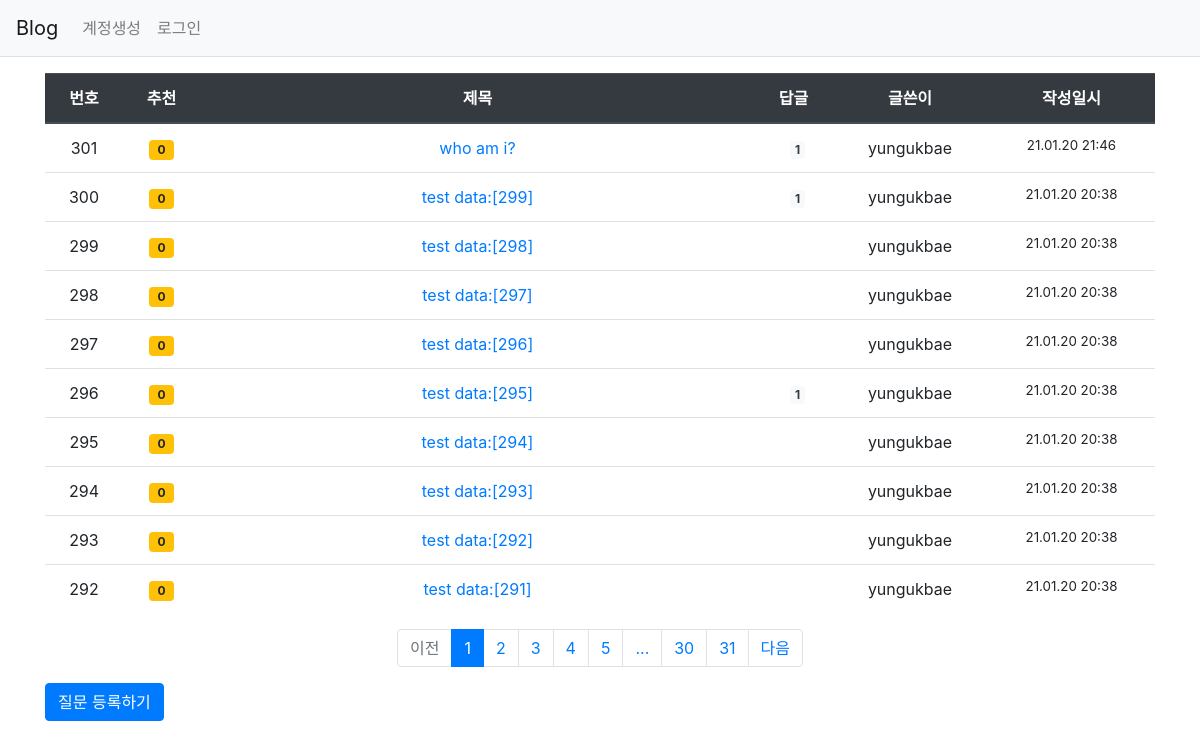
Page /question/list/ on the earlier database version.
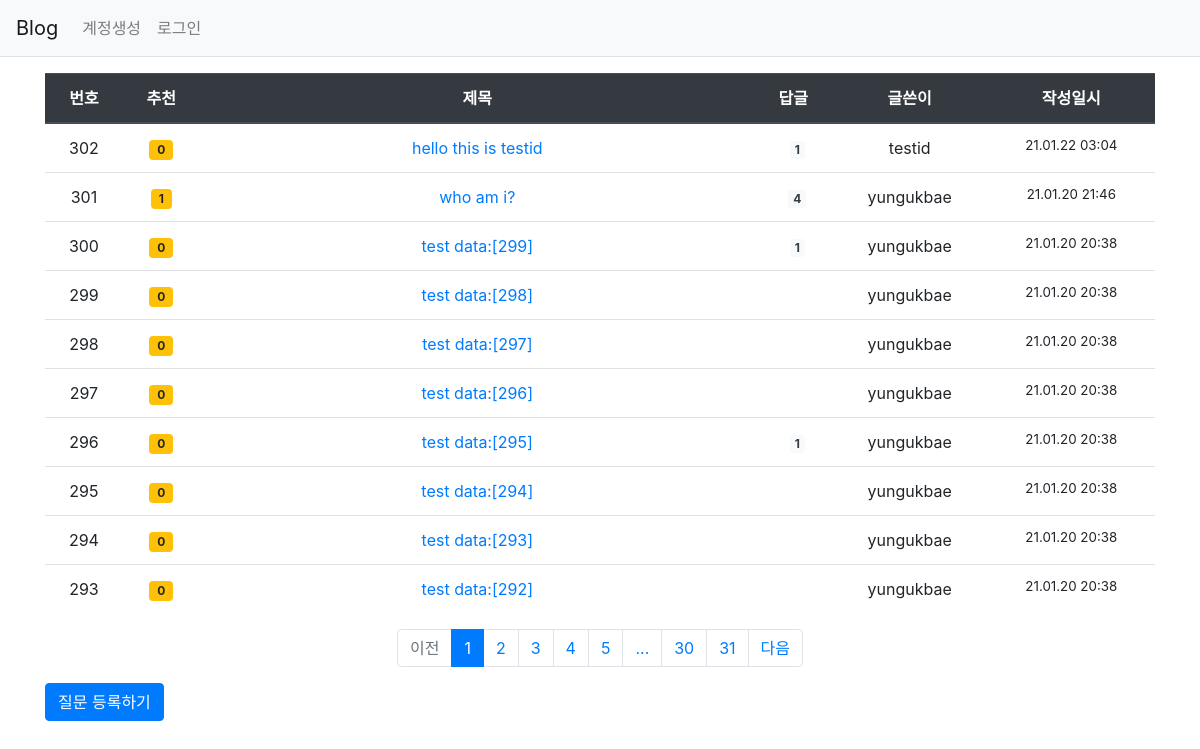
Same page on the later database version.
### pybo/models.py (models this page shows)
class Question(db.Model):
    id = db.Column(db.Integer, primary_key=True)
    subject = db.Column(db.String(200),nullable=False)
    content = db.Column(db.Text(),nullable=False)
    create_date = db.Column(db.DateTime(),nullable=False)
    user_id = db.Column(db.Integer, db.ForeignKey('user.id', ondelete='CASCADE'), nullable=False)
    user = db.relationship('User',backref=db.backref('question_set'))
    modify_date = db.Column(db.DateTime(), nullable=True)
    voter = db.relationship('User',secondary=question_voter, backref=db.backref('question_voter_set'))

class User(db.Model):
    id = db.Column(db.Integer, primary_key=True)
    username = db.Column(db.String(150), nullable=False)  #unique는 같은 값을 저장할 수 없다는 뜻이다.
    password = db.Column(db.String(200), nullable=False)
    email = db.Column(db.String(120),unique=True, nullable=False)

### pybo/views/question_views.py (the view)
@bp.route('/list/')
def _list():
    page = request.args.get('page',type=int, default=1 ) #페이지
    question_list = Question.query.order_by(Question.create_date.desc())
    question_list = question_list.paginate(page, per_page=10)
    return render_template('question/question_list.html',question_list=question_list)

### pybo/filter.py (called while the page is built)
def format_datetime(value, fmt='%y.%m.%d %H:%M'):
    return value.strftime(fmt)

### pybo/views/auth_views.py (called while the page is built)
@bp.before_app_request
def load_logged_in_user():
    user_id = session.get('user_id')
    if user_id is None:
        g.user = None
    else:
        g.user=User.query.get(user_id)

### pybo/templates/question/question_list.html
{% extends 'base.html' %}
{% block content %}
<div class="container my-3">
    <table class="table">
        <thead>
            <tr class="text-center thead-dark">
                <th>번호</th>
                <th>추천</th>
                <th style="width:50%">제목</th>
                <th>답글</th>
                <th>글쓴이</th>
                <th>작성일시</th>
            </tr>
        </thead>
        <tbody>
            {% if question_list %}
                {% for question in question_list.items %}
                <tr class="text-center">
                    <td>{{ question.id }}</td>
                    <td><span class="badge badge-warning px-2 py-1">{{ question.voter|length }}</span></td>
                    <td class="text-center">
                        <a href="{{ url_for('question.detail',question_id=question.id) }}"> {{ question.subject }}</a>
                    </td>
                    <td>
                        {% if question.answer_set|length > 0 %}
                        <span class="badge bg-light text-dark small ml-2"> {{ question.answer_set|length }}</span>
                        {% endif %}
                    </td>
                    <td>{{ question.user.username }}</td>
                    <td style="font-size: smaller;">{{ question.create_date|datetime }}</td>
                </tr>
                {% endfor %}
                {% else %}
                <tr>
                    <td colspan="3">질문이 없습니다.</td>
                </tr>
        {% endif %}
        </tbody>
    </table>
        <ul class="pagination justify-content-center">
            {% if question_list.has_prev %}
            <li class="page-item">
                <a href="?page={{ question_list.prev_num }}" class="page-link">이전</a>
            </li>
            {% else %}
            <li class="page-item disabled">
                <a href="#" class="page-link" tabindex="-1" aria-disabled="true">이전</a>
            </li>
        {% endif %}
        {% for page_num in question_list.iter_pages() %}
            {% if page_num %}
                {% if page_num != question_list.page %}
                <li class="page-item">
                    <a href="?page={{ page_num }}" class="page-link">{{ page_num }}</a>
                </li>
                {% else %}
                <li class="page-item active" aria-current="page">
                    <a href="#" class="page-link">{{ page_num }}</a>
                </li>
                {% endif %}
            {% else %}
            <li class="disabled">
                <a href="#" class="page-link">...</a>
            </li>
            {% endif %}
        {% endfor %}
        {% if question_list.has_next %}
        <li class="page-item">
            <a href="?page={{ question_list.next_num }}" class="page-link">다음</a>
        </li>
        {% else %}
        <li class="page-item disabled">
            <a href="#" class="page-link" tabindex="-1" aria-disabled="true">다음</a>
        </li>
        {% endif %}
    </ul>
    <a href="{{url_for('question.create')}}" class="btn btn-primary">질문 등록하기</a>
</div>
{% endblock %}

Differences in the rows shown:
no longer on this page (row unchanged): Question: id "292", voter|length "0", subject "test data:[291]", user.username "yungukbae", create_date "21.01.20 20:38"
added Question: id "302", voter|length "0", subject "hello this is testid", answer_set|length "1", user.username "testid", create_date "21.01.22 03:04"
computed for Question "who am i?": voter|length "0" → "1"; answer_set|length "1" → "4"
